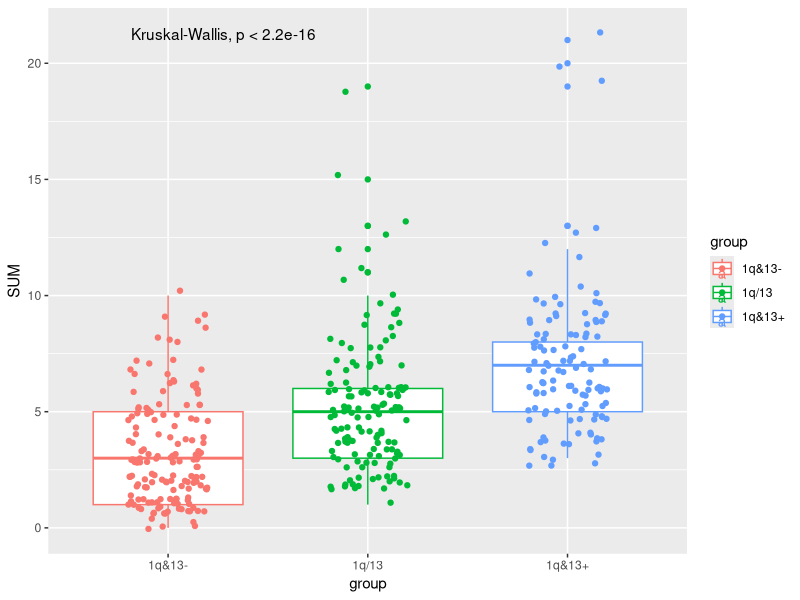
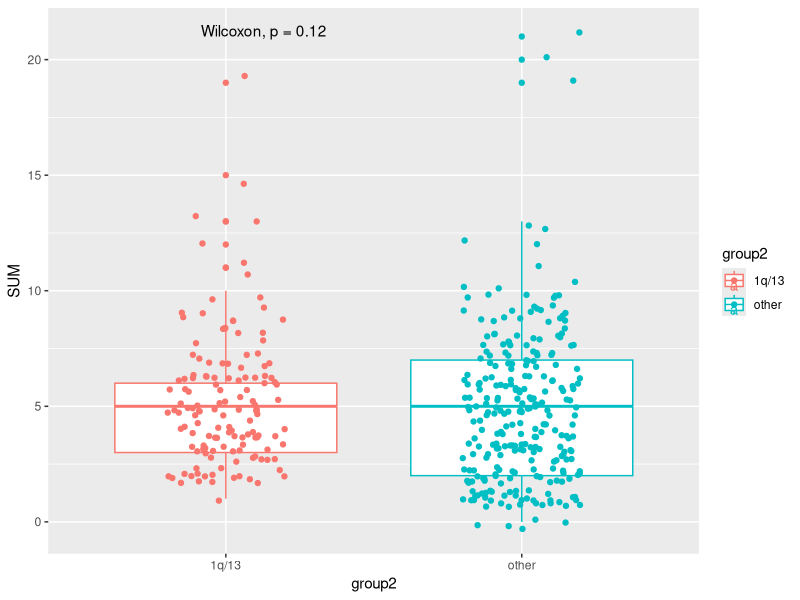
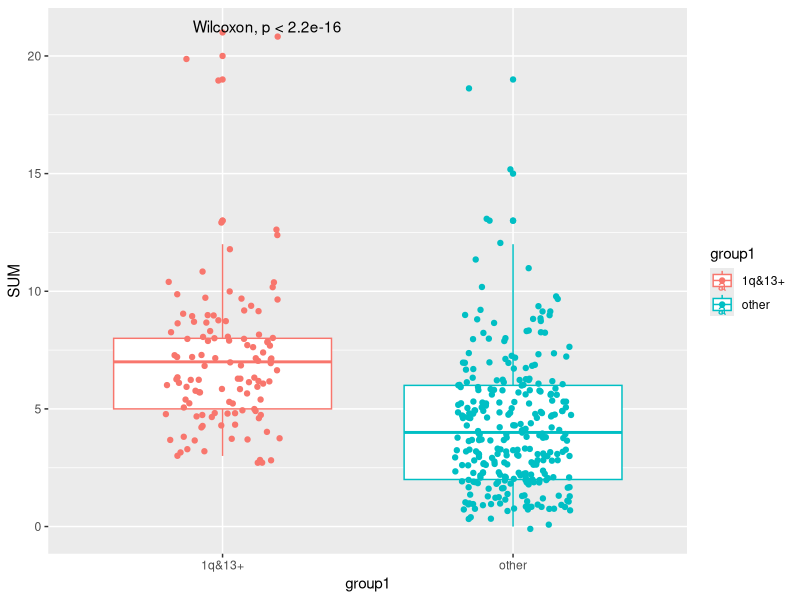
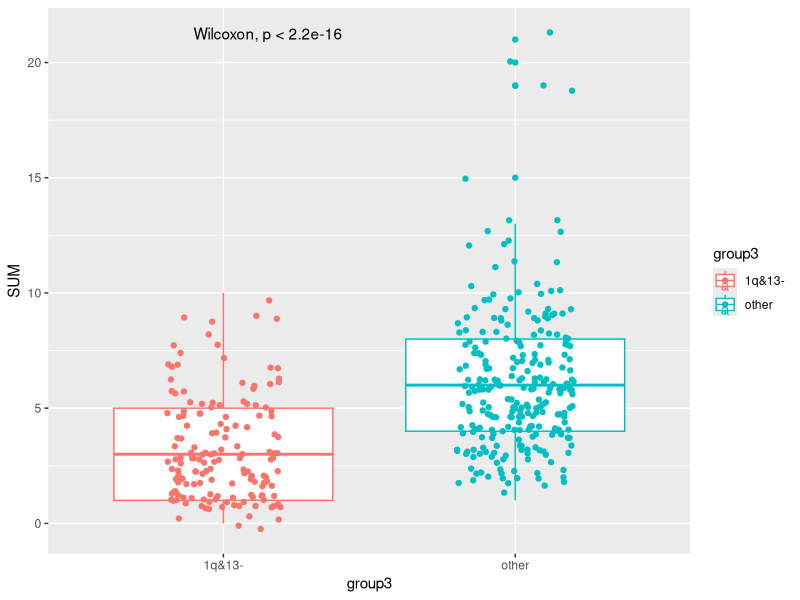
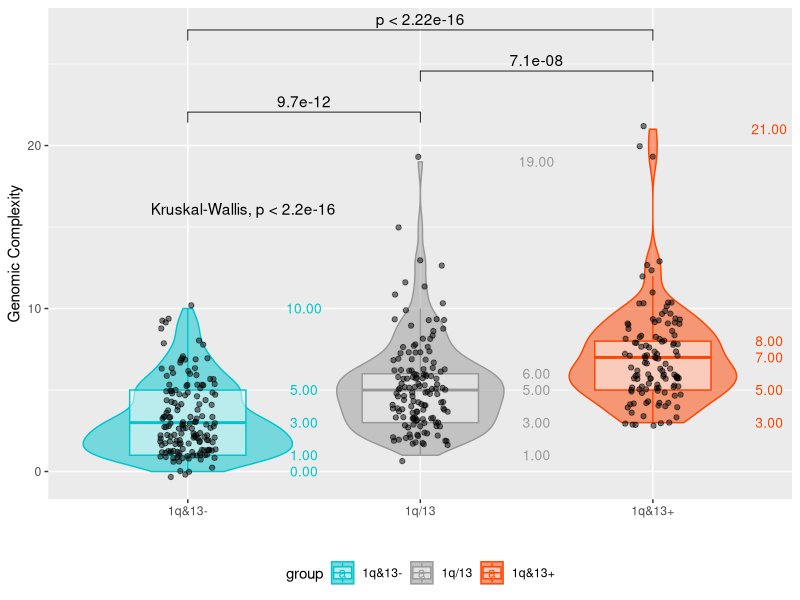
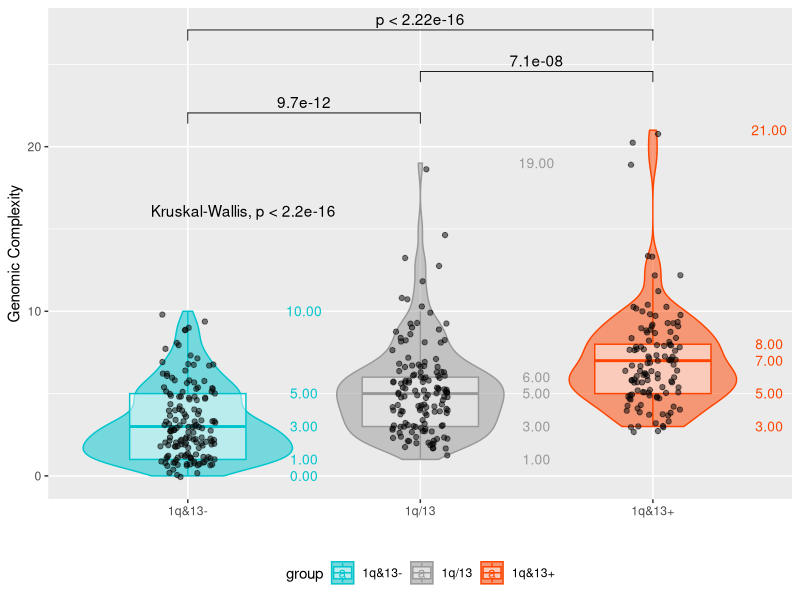

Write R code to recreate these figures, in order.
library(tidyverse)
library(data.table)
library(ggpubr)


import<-fread("results/complete_database_BO_1q_13.txt")

rownames(import) <- import$SNP_FILE_NAME %>% str_replace(" ", "_")
import <- rownames_to_column(import, "sample")

# select only relevant variables to associate
names(import)
data<-import %>% select(ID, contains("maj_broad"), contains("maj_focal"), contains("maj_call"), HyperDiploidy, matches("^t_"))

names(data)

#____ Build CALLS for traslocations ______


data$t_others <- data$t_14_16 + data$t_14_20 + data$t_6_14
data$t_IgH <- ifelse(data$t_11_14 == 1 | data$t_4_14 == 1 | data$t_others == 1, 1,0 )


#____ KEEP ONLY UNIQUE/RELVANT CALLS____ 

# unique calls
data <- data %>% select( -c(AMP_maj_broad_chr_1q, 
                            AMP_maj_broad_chr_8q, 
                            DEL_maj_broad_chr_17p, 
                            DEL_maj_broad_chr_13q, 
                            DEL_maj_broad_chr_14q, 
                            DEL_maj_broad_chr_1p,
                            DEL_maj_broad_chr_16q, 
                            contains("maj_focal"),
                            t_14_16,
                            t_6_14,
                            t_14_20
))

names(data)

# exclude calls from HyperDiploid chromosomes and single translocations for MDS dataset creation 
data <- data %>% select( -c(AMP_maj_broad_chr_3p, 
                            AMP_maj_broad_chr_3q, 
                            AMP_maj_broad_chr_5p, 
                            AMP_maj_broad_chr_5q, 
                            AMP_maj_broad_chr_7p, 
                            AMP_maj_broad_chr_7q,
                            AMP_maj_broad_chr_9p, 
                            AMP_maj_broad_chr_9q,
                            AMP_maj_broad_chr_11p, 
                            AMP_maj_broad_chr_11q,
                            AMP_maj_broad_chr_15q,
                            AMP_maj_broad_chr_19p,
                            AMP_maj_broad_chr_19q,
                            AMP_maj_broad_chr_21q,
                            t_4_14,
                            t_11_14,
                            t_others
))

# renaming calls column
names(data) <- names(data) %>% str_replace("maj_broad_chr_|maj_call_chr_","")
names(data)




# filter data for missing data (missing traslocation from AMB or Bo2005 protocols)


missing_T <- is.na(import$t_11_14) + is.na(import$t_4_14) + is.na(import$t_6_14) + is.na(import$t_14_16) + is.na(import$t_14_20)
table(missing_T)
import$missing_T <- missing_T

df.2<- filter(data, !is.na(t_IgH))

df.2 <- mutate(df.2, SUM=rowSums(df.2[,-1]))


df.2$group <- ifelse( df.2$AMP_1q == 1 & df.2$DEL_13q ==1, "1q&13+",
                      ifelse(df.2$AMP_1q == 1 | df.2$DEL_13q ==1, "1q/13", "1q&13-") ) 

df.2$group %>% table
df.2$SUM

df.2$SUM %>% summary

  
  
kruskal.test(df.2$group, df.2$SUM)

GC_plus <- df.2 %>% filter(group=="1q&13+") %>% .$SUM
GC_plus_other <- df.2 %>% filter(group != "1q&13+") %>% .$SUM

df.2$group1 <- ifelse(df.2$group == "1q&13+", "1q&13+","other")
kruskal.test(df.2$group1, df.2$SUM)

df.2$group2 <- ifelse(df.2$group == "1q/13", "1q/13","other")
kruskal.test(df.2$group2, df.2$SUM)

df.2$group3 <- ifelse(df.2$group == "1q&13-", "1q&13-","other")
kruskal.test(df.2$group3, df.2$SUM)



df.2$group <- df.2$group %>% factor(levels = c("1q&13-","1q/13","1q&13+"))

df.2 %>% ggplot(aes(group, SUM, colour=group)) +
  geom_boxplot() +
  geom_jitter(width = 0.2) +
  ggpubr::stat_compare_means()


df.2 %>% ggplot(aes(group2, SUM, colour=group2)) +
  geom_boxplot() +
  geom_jitter(width = 0.2) +
  ggpubr::stat_compare_means()


df.2 %>% ggplot(aes(group1, SUM, colour=group1)) +
  geom_boxplot() +
  geom_jitter(width = 0.2) +
  ggpubr::stat_compare_means()

df.2 %>% ggplot(aes(group3, SUM, colour=group3)) +
  geom_boxplot() +
  geom_jitter(width = 0.2) +
  ggpubr::stat_compare_means()


#________ def plots _____ paper

my_comparisons <- list( c("1q&13-", "1q/13"), 
                        c("1q/13", "1q&13+"), 
                        c("1q&13-", "1q&13+") )


gg <- df.2 %>% ggplot(aes(group, SUM)) +
  geom_violin(aes(fill=group, colour=group), alpha=0.5) +   
  geom_boxplot(aes( colour=group), alpha=0.5, width=0.5, outlier.shape = NA) +
  geom_jitter(width = 0.12, alpha=0.5) + 
  stat_summary(geom="text", fun =quantile,
               aes(label=sprintf("%1.2f", after_stat(y)), color=group),
               position=position_nudge(x= 0.5), size=3.5) +
  stat_compare_means(comparisons = my_comparisons)+ 
  stat_compare_means(label.y.npc =0.75, label.x.npc = 0) + 
  xlab("") + ylab("Genomic Complexity") +
  # custom colors
  scale_fill_manual(values=c("turquoise3", "grey60", "orangered")) +
  scale_color_manual(values=c("turquoise3", "grey60", "orangered")) +
  # legend bottom
  theme(legend.position = "bottom") 

gg

dir.create("plots/Genomic_complexity")

ggsave(filename = "plots/Genomic_complexity/genomic_complexity_in_MMriskGroups.svg", 
       units = "in", dpi = 300, width = 6, height = 6)


df.2 %>% group_by(group) %>% summarize(mean_complexity=mean(SUM), 
                                       CI_lower=SUM %>% gmodels::ci() %>% .[2],
                                       CI_upper=SUM %>% gmodels::ci() %>% .[3])
